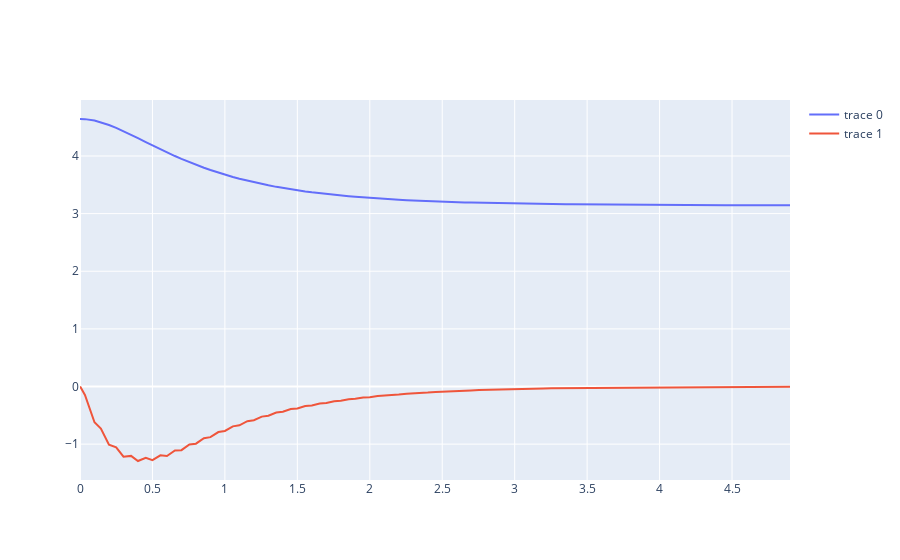

The notebook cell this image was saved under:
### Code cell
x_nom = torch.tensor([np.pi, 0.], dtype=vf.dtype)
u_nom = torch.zeros(vf.u_dim[0], dtype=vf.dtype)
Q = torch.diag(torch.Tensor([1., 10.]))
R = torch.diag(torch.Tensor([1.]))
ctrl, S = controllers.get_lqr_controller(sys.dx, x_nom, u_nom, Q, R, vf.u_lo[0], vf.u_up[0])

ctrl = controllers.get_limited_lookahead_controller(get_value_function(offline_horizon)[0])

x0 = torch.tensor([np.pi+1.5, 0.], dtype=vf.dtype)
x_traj_sim, t_traj_sim = controllers.sim_ctrl(x0, vf.u_dim[0], sys.dx, ctrl, .1, 50)

fig = go.Figure()
for i in range(2):
    fig.add_trace(go.Scatter(
        x=t_traj_sim,
        y=x_traj_sim[i,:]
    ))
fig.show()
